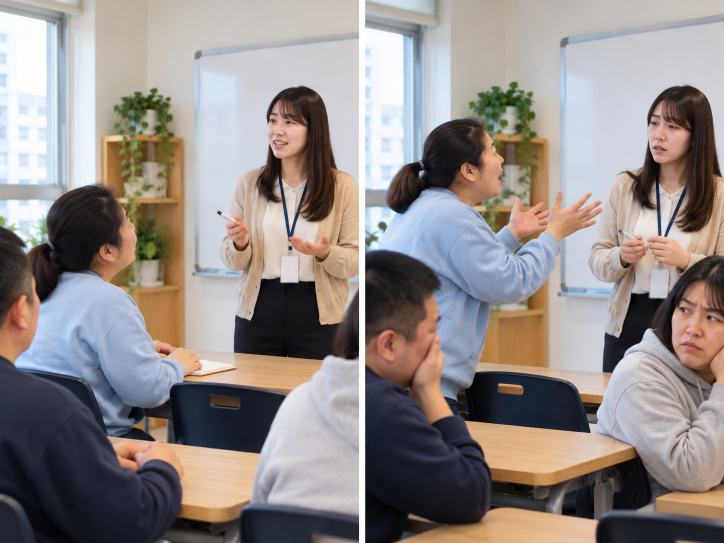
#> input picture data/나관엽 - 게임 참고자료 (10.26)/나관엽 - 게임 참고자료 (10.26)/중5-1 활용 그림/10- ⭕ 끝날 때까지 기다리기 ❌ 계속 끼어들기.png, 1448 x 1086 px (shown at 1/2 size)
$ python -i gen_m5_1.py   (imports and definitions only)
#> lines starting #> are read from the running program, lines starting #| are printed output that depends on the picture
"""중5-1 「예의 없는 행동 주사위 게임」 — 원본 그림을 잘라 게임용 JPEG로 만든다.
사용: python tools/gen_m5_1.py   → src/games/m5-1/img/q02-scene.jpg … q15-bad.jpg, qNN-thumb.jpg (56장)

원본: data/나관엽 - 게임 참고자료 (10.26)/…/중5-1 활용 그림/
  - 칸마다 상황 그림 1장(예: '4- 화가 나서 물건 던지기.png', 2번만 '2번 칸 …png')
    → qNN-scene.jpg (4:3, 1200×900), 말판 칸 그림 qNN-thumb.jpg (240×180)
  - 보기 그림 'N- ⭕ … ❌ ….png' 은 한 장에 두 그림이 붙어 있다.
    가운데 흰 줄을 찾아 자동으로 나눈다. 위·아래로 붙었으면 위가 ⭕, 왼쪽·오른쪽으로 붙었으면 왼쪽이 ⭕.
    → qNN-good.jpg(⭕), qNN-bad.jpg(❌)
  - 3번만 ⭕/❌ 가 따로 된 파일이라 그대로 줄여 쓴다.
모두 진짜 그림이므로 「임시생성」 도장을 찍지 않는다. 다시 실행해도 결과가 같다.
gen_m5_2.py 가 이 파일의 split_pair / save_jpg / build 를 함께 쓴다.
"""
import sys
from pathlib import Path
from PIL import Image

ROOT = Path(__file__).resolve().parent.parent
REF = ROOT / 'data' / '나관엽 - 게임 참고자료 (10.26)' / '나관엽 - 게임 참고자료 (10.26)'
MAXSIDE = 1200
QUALITY = 83


# [8 lines left out: function save_jpg, not called in this run]


def _white_run(im, horizontal):
    """가운데 30~70% 구간에서 거의 흰 줄(행 또는 열)이 이어진 범위를 찾는다."""
    g = im.convert('L')
    w, h = g.size
    px = g.load()
    if horizontal:   # 흰 가로줄 → 위·아래로 나뉨
        cand = [y for y in range(int(h * .3), int(h * .7))
                if sum(px[x, y] > 230 for x in range(0, w, 6)) / len(range(0, w, 6)) > .95]
    else:            # 흰 세로줄 → 왼쪽·오른쪽으로 나뉨
        cand = [x for x in range(int(w * .3), int(w * .7))
                if sum(px[x, y] > 230 for y in range(0, h, 6)) / len(range(0, h, 6)) > .95]
    return (cand[0], cand[-1]) if cand else None


def split_pair(im):
    """붙은 그림을 (⭕, ❌, 방향) 으로 나눈다. 방향 'tb'=위아래, 'lr'=좌우."""
    w, h = im.size
    r = _white_run(im, True)
    if r:
        a, b = r
        return im.crop((0, 0, w, a - 2)), im.crop((0, b + 3, w, h)), 'tb'
    r = _white_run(im, False)
    if r:
        a, b = r
        return im.crop((0, 0, a - 2, h)), im.crop((b + 3, 0, w, h)), 'lr'
    raise ValueError('가운데 흰 줄을 찾지 못함')


# [43 lines left out: functions num, build, not called in this run]


# [2 lines not run here, left out]

>>> from PIL import Image
>>> picture = Image.open('../data/나관엽 - 게임 참고자료 (10.26)/나관엽 - 게임 참고자료 (10.26)/중5-1 활용 그림/10- ⭕ 끝날 때까지 기다리기 ❌ 계속 끼어들기.png')
#> picture is the input picture: PIL image 1448x1086 RGB; mean R, G, B 145.9, 138.1, 135.6
>>> result = split_pair(picture)
#> in _white_run, `g = im.convert('L')`:
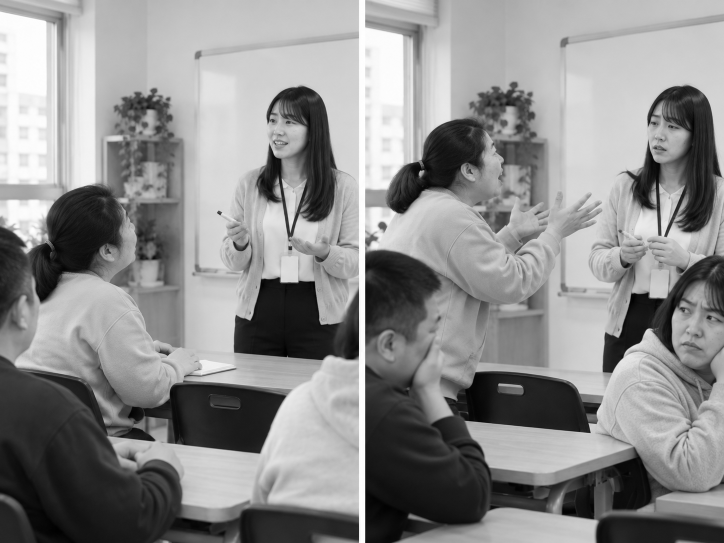
#> g: PIL image 1448x1086 L (shown at 1/2 size); min 0, max 255, mean 140.1
#> in _white_run, `cand = [y for y in range(int(h * .3), int(h * .7)) if sum(px[x, y] > 2..`: cand = []
#> in split_pair, `r = _white_run(im, False)`: r = (719, 729)
#> in split_pair, `a, b = r`: a = 719; b = 729

$ run again, on data/나관엽 - 게임 참고자료 (10.26)/나관엽 - 게임 참고자료 (10.26)/중5-2 활용 그림/11- ⭕ 제 고민은 말하지 말아 주세요 ❌ 내 얘기를 말하지 마!.png
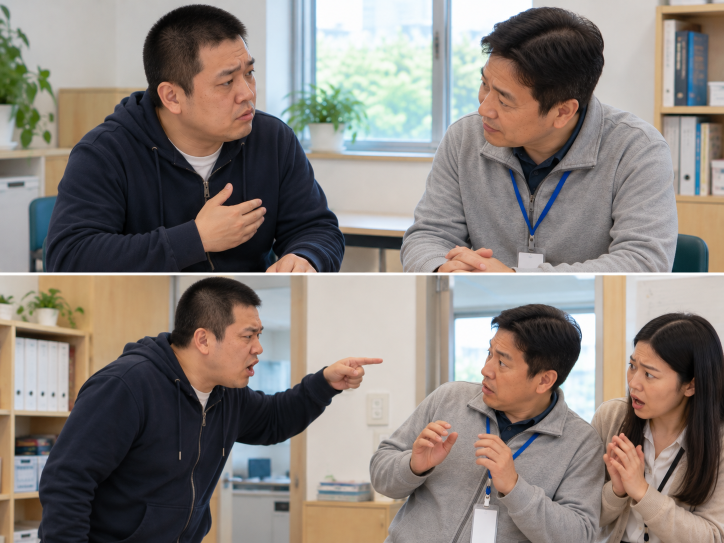
#> input picture data/나관엽 - 게임 참고자료 (10.26)/나관엽 - 게임 참고자료 (10.26)/중5-2 활용 그림/11- ⭕ 제 고민은 말하지 말아 주세요 ❌ 내 얘기를 말하지 마!.png, 1448 x 1086 px (shown at 1/2 size)
#> picture is the input picture: PIL image 1448x1086 RGB; mean R, G, B 135.4, 127.5, 121.7
#> in _white_run, `g = im.convert('L')`:
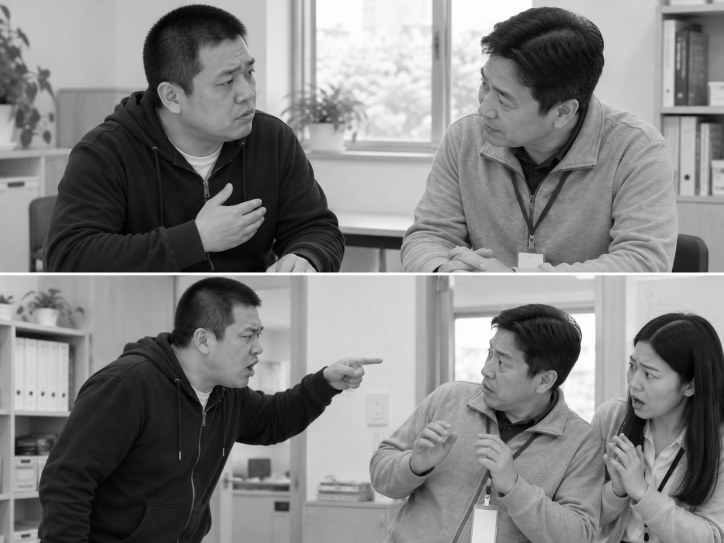
#> g: PIL image 1448x1086 L (shown at 1/2 size); min 0, max 255, mean 129.2
#> cand = [546, 547, 548, 549]
#> r = (546, 549)
#> a = 546; b = 549
